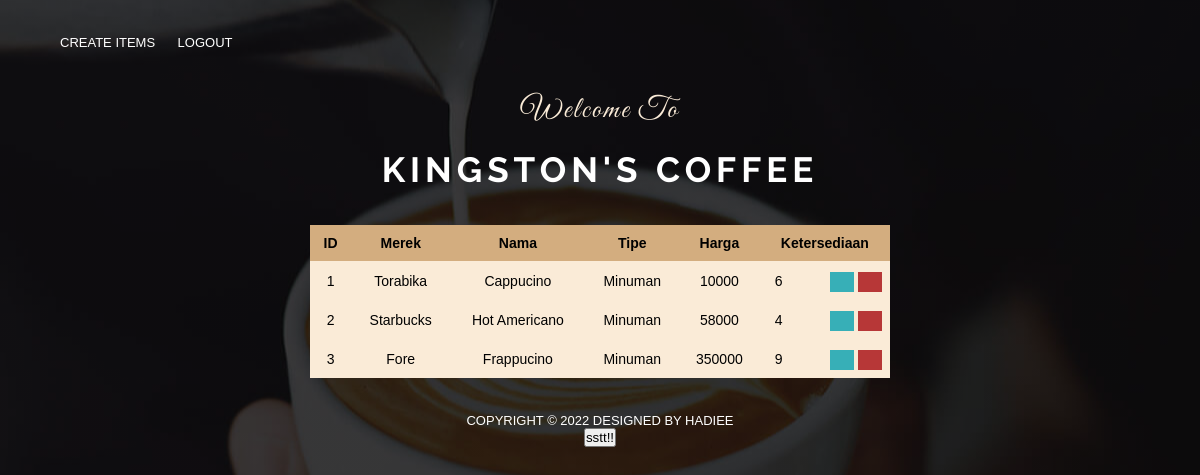
The app's page /admin.php with its own data.
### tables this page shows
CREATE TABLE `barang` (
  `id` int(11) NOT NULL,
  `merek` varchar(50) NOT NULL,
  `nama` varchar(50) NOT NULL,
  `tipe` varchar(50) NOT NULL,
  `harga` int(11) NOT NULL,
  `stok` int(11) NOT NULL
);

### admin.php (the view, shortened to what this page needs)
<?php
require("connect.php");
$barang = [];
$hasil = mysqli_query($conn, "SELECT * FROM barang");
while ($baris = mysqli_fetch_assoc($hasil)) {
    $barang[] = $baris;
}
?>
<!DOCTYPE html>
<html lang="en">
<head>
</head>
<body>
    <nav class="navbar">
        <div class="container">
            <div class="navbar-menu">
                <a href="admin-input.php" class="create-items"">Create Items</a>
                <a href=" admin-logout.php">Logout</a>
            </div>
        </div>
    </nav>
    <div class="description-admin">
        <div>
            <h2>Welcome To</h2>
            <h1>Kingston's Coffee</h1>
        </div>
    </div>
    <div class="content read">
        <div id = tabel>
            <table>
                <thead>
                    <tr>
                        <td>ID</td>
                        <td>Merek</td>
                        <td>Nama</td>
                        <td>Tipe</td>
                        <td>Harga</td>
                        <td colspan="2">Ketersediaan</td>
                    </tr>
                </thead>
                <tbody>
                    <?php foreach ($barang as $data) : ?>
                        <tr>
                            <td><?= $data['id'] ?></td>
                            <td><?= $data['merek'] ?></td>
                            <td><?= $data['nama'] ?></td>
                            <td><?= $data['tipe'] ?></td>
                            <td><?= $data['harga'] ?></td>
                            <td><?= $data['stok'] ?></td>
                            <td class="actions">
                                <a href="admin-update.php?id=<?php echo $data['id'];?>" class="edit"><i class="fas fa-pen fa-xs"></i></a>
                                <a href="admin-delete.php?id=<?php echo $data['id'];?>" class="trash"><i class="fas fa-trash fa-xs"></i></a>
                            </td>
                        </tr>
                    <?php endforeach; ?>
                </tbody>
            </table>
        </div>
    </div>
    <footer id="footer-admin">
        Copyright &copy; 2022
        Designed by Hadiee<br>
        <button onclick="changeBtn()" id="surprise">sstt!!</button>
    </footer>
</body>
</html>

### records on screen
barang: id "1", merek "Torabika", nama "Cappucino", tipe "Minuman", harga "10000", stok "6"
barang: id "2", merek "Starbucks", nama "Hot Americano", tipe "Minuman", harga "58000", stok "4"
barang: id "3", merek "Fore", nama "Frappucino", tipe "Minuman", harga "350000", stok "9"
